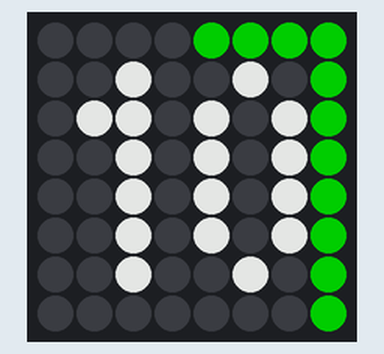
Recording of a program running on a simulated Raspberry Pi (BCM pin numbers) with a Sense HAT. Parts: the Sense HAT's 8×8 RGB LED matrix. Dim RGB values are drawn brighter than linear; the clock reads 2024-03-15 10:24:30 at power-on unless the program sets it.

Above: at 0.1 s.

The program:

liusiwei-clock.py
```python
from sense_hat import SenseHat
import datetime
import time

sense = SenseHat()
sense.low_light = True
sense.rotation = 180

# unit: 60/29
u = 60.0/29

zero = [[0,0,1,1,0,0],[0,1,0,0,1,0],[0,1,0,0,1,0],[0,1,0,0,1,0],[0,1,0,0,1,0],[0,0,1,1,0,0]]
one=[[0,0,0,1,0,0],[0,0,1,1,0,0],[0,0,0,1,0,0],[0,0,0,1,0,0],[0,0,0,1,0,0],[0,0,1,1,1,0]]
two=[[0,0,1,1,0,0],[0,1,0,0,1,0],[0,0,0,0,1,0],[0,0,0,1,0,0],[0,0,1,0,0,0],[0,1,1,1,1,0]]
three=[[0,0,1,1,0,0],[0,1,0,0,1,0],[0,0,0,1,0,0],[0,0,0,0,1,0],[0,1,0,0,1,0],[0,0,1,1,0,0]]
four=[[0,0,0,0,1,0],[0,0,0,1,1,0],[0,0,1,0,1,0],[0,1,1,1,1,0],[0,0,0,0,1,0],[0,0,0,0,1,0]]
five=[[0,1,1,1,1,0],[0,1,0,0,0,0],[0,1,1,1,0,0],[0,0,0,0,1,0],[0,1,0,0,1,0],[0,0,1,1,0,0]]
six=[[0,0,1,1,0,0],[0,1,0,0,0,0],[0,1,1,1,0,0],[0,1,0,0,1,0],[0,1,0,0,1,0],[0,0,1,1,0,0]]
seven=[[0,1,1,1,1,0],[0,0,0,0,1,0],[0,0,0,1,0,0],[0,0,0,1,0,0],[0,0,1,0,0,0],[0,0,1,0,0,0]]
eight=[[0,0,1,1,0,0],[0,1,0,0,1,0],[0,0,1,1,0,0],[0,1,0,0,1,0],[0,1,0,0,1,0],[0,0,1,1,0,0]]
nine=[[0,0,1,1,0,0],[0,1,0,0,1,0],[0,1,0,0,1,0],[0,0,1,1,1,0],[0,0,0,0,1,0],[0,0,1,1,0,0]]
ten=[[0,1,0,0,1,0],[1,1,0,1,0,1],[0,1,0,1,0,1],[0,1,0,1,0,1],[0,1,0,1,0,1],[0,1,0,0,1,0]]
eleven=[[0,1,0,0,1,0],[1,1,0,1,1,0],[0,1,0,0,1,0],[0,1,0,0,1,0],[0,1,0,0,1,0],[0,1,0,0,1,0]]
twelve=[[0,1,0,0,1,0],[1,1,0,1,0,1],[0,1,0,0,0,1],[0,1,0,0,1,0],[0,1,0,1,0,0],[0,1,0,1,1,1]]

nums = [zero, one, two, three, four, five, six, seven, eight, nine, ten, eleven, twelve]

# hour background color
z = [0,0,0]

# hour number color
w = [255,255,255]

# minute background color
e = [0,0,0]

# minute dot color
x = [0,150,0]

def row_one(m):
    result = [0,0,0,0,0,0,0,0]
    if m > u*4 and m < u*25:
        result = [0,0,0,0,1,1,1,1]
    else:
        if m < u:
            result = [0,0,0,0,0,0,0,0]
        elif m < u*2:
            result = [0,0,0,0,1,0,0,0]
        elif m < u*3:
            result = [0,0,0,0,1,1,0,0]
        elif m < u*4:
            result = [0,0,0,0,1,1,1,0]
        elif m < u*25:
            result = [0,0,0,0,1,1,1,1]
        elif m < u*26:
            result = [1,0,0,0,1,1,1,1]
        elif m < u*27:
            result = [1,1,0,0,1,1,1,1]
        elif m < u*28:
            result = [1,1,1,0,1,1,1,1]
        else:
            result = [1,1,1,1,1,1,1,1]
    return result

def row_eight(m):
    result = [1,1,1,1,1,1,1,1]
    if m < u*18:
        if m < u*11:
            result = [0,0,0,0,0,0,0,0]
        elif m < u*12:
            result = [0,0,0,0,0,0,0,1]
        elif m < u*13:
            result = [0,0,0,0,0,0,1,1]
        elif m < u*14:
            result = [0,0,0,0,0,1,1,1]
        elif m < u*15:
            result = [0,0,0,0,1,1,1,1]
        elif m < u*16:
            result = [0,0,0,1,1,1,1,1]
        elif m < u*17:
            result = [0,0,1,1,1,1,1,1]
        else:
            result = [0,1,1,1,1,1,1,1]
    return result

def convert_to_color(arr, background, color):
    return [background if j == 0 else color for j in arr]

def update_clock(hh, mm):
    if hh > 12:
        hh = hh - 12

    img = []

    # row 1
    row1 = row_one(mm)
    img.extend(convert_to_color(row1, e, x))

    # row 2-7
    for i in range(6):
        if mm > (u*(24-i)):
            img.append(x)
        else:
            img.append(e)

        # hour number
        img.extend(convert_to_color(nums[hh][i], z, w))

        if mm > (u*(5+i)):
            img.append(x)
        else:
            img.append(e)

    #row 8
    row8 = row_eight(mm)
    img.extend(convert_to_color(row8, e, x))

    sense.set_pixels(img)

try:
    while True:
        now = datetime.datetime.now()
        update_clock(now.hour, now.minute*1.0)
        time.sleep(15)
except KeyboardInterrupt:
    print 'Closed.'
    sense.clear()
```
